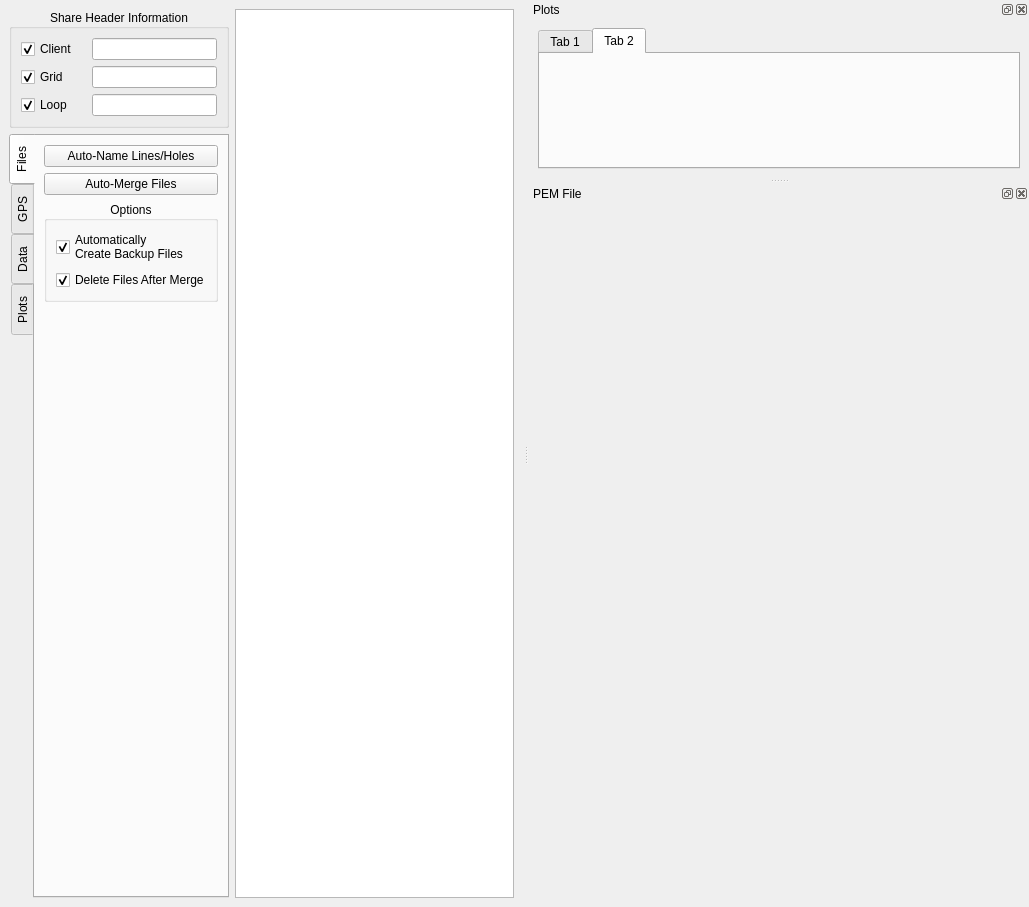
<?xml version="1.0" encoding="UTF-8"?>
<ui version="4.0">
 <class>MainWindow</class>
 <widget class="QMainWindow" name="MainWindow">
  <property name="geometry">
   <rect>
    <x>0</x>
    <y>0</y>
    <width>1029</width>
    <height>907</height>
   </rect>
  </property>
  <property name="sizePolicy">
   <sizepolicy hsizetype="Expanding" vsizetype="Expanding">
    <horstretch>0</horstretch>
    <verstretch>0</verstretch>
   </sizepolicy>
  </property>
  <property name="windowTitle">
   <string>MainWindow</string>
  </property>
  <widget class="QWidget" name="centralwidget">
   <layout class="QGridLayout" name="gridLayout">
    <item row="2" column="0">
     <widget class="QTabWidget" name="main_frame_tab">
      <property name="sizePolicy">
       <sizepolicy hsizetype="Fixed" vsizetype="MinimumExpanding">
        <horstretch>0</horstretch>
        <verstretch>0</verstretch>
       </sizepolicy>
      </property>
      <property name="maximumSize">
       <size>
        <width>220</width>
        <height>16777215</height>
       </size>
      </property>
      <property name="tabPosition">
       <enum>QTabWidget::West</enum>
      </property>
      <property name="currentIndex">
       <number>0</number>
      </property>
      <widget class="QWidget" name="main_frame_file_tab">
       <attribute name="title">
        <string>Files</string>
       </attribute>
       <layout class="QVBoxLayout" name="verticalLayout">
        <item>
         <widget class="QPushButton" name="auto_name_line_btn">
          <property name="text">
           <string>Auto-Name Lines/Holes</string>
          </property>
         </widget>
        </item>
        <item>
         <widget class="QPushButton" name="auto_merge_files_btn">
          <property name="text">
           <string>Auto-Merge Files</string>
          </property>
         </widget>
        </item>
        <item>
         <widget class="QGroupBox" name="groupBox_8">
          <property name="title">
           <string>Options</string>
          </property>
          <property name="alignment">
           <set>Qt::AlignCenter</set>
          </property>
          <layout class="QVBoxLayout" name="verticalLayout_8">
           <item>
            <widget class="QCheckBox" name="auto_create_backup_files_cbox">
             <property name="text">
              <string>Automatically
Create Backup Files</string>
             </property>
             <property name="checked">
              <bool>true</bool>
             </property>
            </widget>
           </item>
           <item>
            <widget class="QCheckBox" name="delete_merged_files_cbox">
             <property name="text">
              <string>Delete Files After Merge</string>
             </property>
             <property name="checked">
              <bool>true</bool>
             </property>
            </widget>
           </item>
          </layout>
         </widget>
        </item>
        <item>
         <spacer name="verticalSpacer_2">
          <property name="orientation">
           <enum>Qt::Vertical</enum>
          </property>
          <property name="sizeHint" stdset="0">
           <size>
            <width>20</width>
            <height>40</height>
           </size>
          </property>
         </spacer>
        </item>
       </layout>
      </widget>
      <widget class="QWidget" name="main_frame_gps_tab">
       <attribute name="title">
        <string>GPS</string>
       </attribute>
       <layout class="QVBoxLayout" name="verticalLayout_6">
        <item>
         <widget class="QGroupBox" name="groupBox_3">
          <property name="sizePolicy">
           <sizepolicy hsizetype="Preferred" vsizetype="Maximum">
            <horstretch>0</horstretch>
            <verstretch>0</verstretch>
           </sizepolicy>
          </property>
          <property name="title">
           <string> Import Options</string>
          </property>
          <property name="alignment">
           <set>Qt::AlignCenter</set>
          </property>
          <layout class="QVBoxLayout" name="verticalLayout_3">
           <item>
            <widget class="QCheckBox" name="autoSortLoopsCheckbox">
             <property name="text">
              <string>Auto-Sort Loops</string>
             </property>
             <property name="checked">
              <bool>true</bool>
             </property>
            </widget>
           </item>
           <item>
            <widget class="QCheckBox" name="autoSortStationsCheckbox">
             <property name="font">
              <font>
               <family>MS Shell Dlg 2</family>
              </font>
             </property>
             <property name="text">
              <string>Auto-Sort
Station Positions</string>
             </property>
             <property name="checked">
              <bool>true</bool>
             </property>
             <property name="tristate">
              <bool>false</bool>
             </property>
            </widget>
           </item>
          </layout>
         </widget>
        </item>
        <item>
         <widget class="QGroupBox" name="coord_system_box">
          <property name="sizePolicy">
           <sizepolicy hsizetype="Preferred" vsizetype="Maximum">
            <horstretch>0</horstretch>
            <verstretch>0</verstretch>
           </sizepolicy>
          </property>
          <property name="layoutDirection">
           <enum>Qt::LeftToRight</enum>
          </property>
          <property name="title">
           <string>Coordinate System</string>
          </property>
          <property name="alignment">
           <set>Qt::AlignCenter</set>
          </property>
          <layout class="QGridLayout" name="gridLayout_4">
           <item row="0" column="1">
            <widget class="QComboBox" name="systemCBox">
             <property name="sizePolicy">
              <sizepolicy hsizetype="Maximum" vsizetype="Fixed">
               <horstretch>0</horstretch>
               <verstretch>0</verstretch>
              </sizepolicy>
             </property>
             <property name="minimumSize">
              <size>
               <width>0</width>
               <height>0</height>
              </size>
             </property>
             <property name="maximumSize">
              <size>
               <width>120</width>
               <height>16777215</height>
              </size>
             </property>
             <property name="layoutDirection">
              <enum>Qt::LeftToRight</enum>
             </property>
            </widget>
           </item>
           <item row="2" column="1">
            <widget class="QComboBox" name="datumCBox">
             <property name="sizePolicy">
              <sizepolicy hsizetype="Maximum" vsizetype="Fixed">
               <horstretch>0</horstretch>
               <verstretch>0</verstretch>
              </sizepolicy>
             </property>
             <property name="minimumSize">
              <size>
               <width>0</width>
               <height>0</height>
              </size>
             </property>
             <property name="maximumSize">
              <size>
               <width>120</width>
               <height>16777215</height>
              </size>
             </property>
             <property name="layoutDirection">
              <enum>Qt::LeftToRight</enum>
             </property>
            </widget>
           </item>
           <item row="1" column="0">
            <widget class="QLabel" name="label_2">
             <property name="text">
              <string>Zone:</string>
             </property>
            </widget>
           </item>
           <item row="1" column="1">
            <widget class="QComboBox" name="zoneCBox">
             <property name="enabled">
              <bool>false</bool>
             </property>
             <property name="sizePolicy">
              <sizepolicy hsizetype="Maximum" vsizetype="Fixed">
               <horstretch>0</horstretch>
               <verstretch>0</verstretch>
              </sizepolicy>
             </property>
             <property name="minimumSize">
              <size>
               <width>0</width>
               <height>0</height>
              </size>
             </property>
             <property name="maximumSize">
              <size>
               <width>120</width>
               <height>16777215</height>
              </size>
             </property>
             <property name="layoutDirection">
              <enum>Qt::LeftToRight</enum>
             </property>
            </widget>
           </item>
           <item row="2" column="0">
            <widget class="QLabel" name="label_3">
             <property name="text">
              <string>Datum:</string>
             </property>
            </widget>
           </item>
           <item row="3" column="0" colspan="2">
            <widget class="QPushButton" name="reset_crs_btn">
             <property name="text">
              <string>Reset</string>
             </property>
            </widget>
           </item>
           <item row="0" column="0">
            <widget class="QLabel" name="label">
             <property name="sizePolicy">
              <sizepolicy hsizetype="Maximum" vsizetype="Preferred">
               <horstretch>0</horstretch>
               <verstretch>0</verstretch>
              </sizepolicy>
             </property>
             <property name="text">
              <string>System:</string>
             </property>
            </widget>
           </item>
          </layout>
         </widget>
        </item>
        <item>
         <spacer name="verticalSpacer">
          <property name="orientation">
           <enum>Qt::Vertical</enum>
          </property>
          <property name="sizeHint" stdset="0">
           <size>
            <width>20</width>
            <height>40</height>
           </size>
          </property>
         </spacer>
        </item>
       </layout>
      </widget>
      <widget class="QWidget" name="main_frame_data_tab">
       <attribute name="title">
        <string>Data</string>
       </attribute>
       <layout class="QVBoxLayout" name="verticalLayout_7">
        <item>
         <widget class="QGroupBox" name="groupBox_2">
          <property name="sizePolicy">
           <sizepolicy hsizetype="Preferred" vsizetype="Maximum">
            <horstretch>0</horstretch>
            <verstretch>0</verstretch>
           </sizepolicy>
          </property>
          <property name="minimumSize">
           <size>
            <width>0</width>
            <height>0</height>
           </size>
          </property>
          <property name="title">
           <string>Data Reversal</string>
          </property>
          <property name="alignment">
           <set>Qt::AlignCenter</set>
          </property>
          <layout class="QVBoxLayout" name="verticalLayout_2">
           <item>
            <widget class="QPushButton" name="reverseAllZButton">
             <property name="sizePolicy">
              <sizepolicy hsizetype="Preferred" vsizetype="Fixed">
               <horstretch>0</horstretch>
               <verstretch>0</verstretch>
              </sizepolicy>
             </property>
             <property name="minimumSize">
              <size>
               <width>0</width>
               <height>23</height>
              </size>
             </property>
             <property name="text">
              <string>+/- All Z Data</string>
             </property>
             <property name="checkable">
              <bool>false</bool>
             </property>
            </widget>
           </item>
           <item>
            <widget class="QPushButton" name="reverseAllXButton">
             <property name="sizePolicy">
              <sizepolicy hsizetype="Preferred" vsizetype="Fixed">
               <horstretch>0</horstretch>
               <verstretch>0</verstretch>
              </sizepolicy>
             </property>
             <property name="minimumSize">
              <size>
               <width>0</width>
               <height>23</height>
              </size>
             </property>
             <property name="text">
              <string>+/- All X Data</string>
             </property>
             <property name="checkable">
              <bool>false</bool>
             </property>
            </widget>
           </item>
           <item>
            <widget class="QPushButton" name="reverseAllYButton">
             <property name="sizePolicy">
              <sizepolicy hsizetype="Preferred" vsizetype="Fixed">
               <horstretch>0</horstretch>
               <verstretch>0</verstretch>
              </sizepolicy>
             </property>
             <property name="minimumSize">
              <size>
               <width>0</width>
               <height>23</height>
              </size>
             </property>
             <property name="text">
              <string>+/- All Y Data</string>
             </property>
             <property name="checkable">
              <bool>false</bool>
             </property>
            </widget>
           </item>
          </layout>
         </widget>
        </item>
        <item>
         <widget class="QPushButton" name="rename_all_repeat_stations_btn">
          <property name="text">
           <string>Auto-Rename
All Repeat Stations</string>
          </property>
         </widget>
        </item>
        <item>
         <spacer name="verticalSpacer_3">
          <property name="orientation">
           <enum>Qt::Vertical</enum>
          </property>
          <property name="sizeHint" stdset="0">
           <size>
            <width>20</width>
            <height>40</height>
           </size>
          </property>
         </spacer>
        </item>
       </layout>
      </widget>
      <widget class="QWidget" name="main_frame_plots_tab">
       <attribute name="title">
        <string>Plots</string>
       </attribute>
       <layout class="QVBoxLayout" name="verticalLayout_5">
        <item>
         <widget class="QGroupBox" name="groupBox_4">
          <property name="title">
           <string>Profile Plots</string>
          </property>
          <property name="alignment">
           <set>Qt::AlignCenter</set>
          </property>
          <property name="flat">
           <bool>false</bool>
          </property>
          <property name="checkable">
           <bool>false</bool>
          </property>
          <property name="checked">
           <bool>false</bool>
          </property>
          <layout class="QGridLayout" name="gridLayout_5">
           <item row="1" column="1">
            <widget class="QLineEdit" name="max_range_edit">
             <property name="sizePolicy">
              <sizepolicy hsizetype="Maximum" vsizetype="Fixed">
               <horstretch>0</horstretch>
               <verstretch>0</verstretch>
              </sizepolicy>
             </property>
             <property name="minimumSize">
              <size>
               <width>0</width>
               <height>0</height>
              </size>
             </property>
             <property name="maximumSize">
              <size>
               <width>125</width>
               <height>16777215</height>
              </size>
             </property>
            </widget>
           </item>
           <item row="0" column="0" colspan="2">
            <widget class="QCheckBox" name="share_range_checkbox">
             <property name="text">
              <string>Share Range</string>
             </property>
             <property name="checked">
              <bool>true</bool>
             </property>
            </widget>
           </item>
           <item row="1" column="0">
            <widget class="QLabel" name="min_range_label">
             <property name="text">
              <string>Min</string>
             </property>
            </widget>
           </item>
           <item row="5" column="0" colspan="2">
            <widget class="QCheckBox" name="hide_gaps_checkbox">
             <property name="text">
              <string>Hide Data Gaps</string>
             </property>
             <property name="checked">
              <bool>true</bool>
             </property>
            </widget>
           </item>
           <item row="2" column="0">
            <widget class="QLabel" name="max_range_label">
             <property name="text">
              <string>Max</string>
             </property>
            </widget>
           </item>
           <item row="2" column="1">
            <widget class="QLineEdit" name="min_range_edit">
             <property name="sizePolicy">
              <sizepolicy hsizetype="Maximum" vsizetype="Fixed">
               <horstretch>0</horstretch>
               <verstretch>0</verstretch>
              </sizepolicy>
             </property>
             <property name="minimumSize">
              <size>
               <width>0</width>
               <height>0</height>
              </size>
             </property>
             <property name="maximumSize">
              <size>
               <width>125</width>
               <height>16777215</height>
              </size>
             </property>
            </widget>
           </item>
           <item row="3" column="0" colspan="2">
            <widget class="QPushButton" name="reset_range_btn">
             <property name="text">
              <string>Reset</string>
             </property>
            </widget>
           </item>
           <item row="4" column="0" colspan="2">
            <widget class="Line" name="line">
             <property name="orientation">
              <enum>Qt::Horizontal</enum>
             </property>
            </widget>
           </item>
          </layout>
         </widget>
        </item>
        <item>
         <widget class="QGroupBox" name="groupBox">
          <property name="title">
           <string>Plan Map</string>
          </property>
          <property name="alignment">
           <set>Qt::AlignCenter</set>
          </property>
          <layout class="QVBoxLayout" name="verticalLayout_4">
           <item>
            <widget class="QCheckBox" name="movingLoopCBox">
             <property name="text">
              <string>Moving Loop</string>
             </property>
            </widget>
           </item>
           <item>
            <widget class="QCheckBox" name="show_loop_anno_checkbox">
             <property name="text">
              <string>Loop Annotations</string>
             </property>
            </widget>
           </item>
           <item>
            <widget class="QPushButton" name="plan_map_options_btn">
             <property name="text">
              <string>Options</string>
             </property>
            </widget>
           </item>
          </layout>
         </widget>
        </item>
        <item>
         <widget class="QGroupBox" name="groupBox_5">
          <property name="sizePolicy">
           <sizepolicy hsizetype="Minimum" vsizetype="Maximum">
            <horstretch>0</horstretch>
            <verstretch>0</verstretch>
           </sizepolicy>
          </property>
          <property name="title">
           <string>Section Plots</string>
          </property>
          <property name="alignment">
           <set>Qt::AlignCenter</set>
          </property>
          <layout class="QFormLayout" name="formLayout">
           <item row="2" column="0">
            <widget class="QLabel" name="label_4">
             <property name="text">
              <string>Hole Depth</string>
             </property>
            </widget>
           </item>
           <item row="2" column="1">
            <widget class="QLineEdit" name="section_depth_edit"/>
           </item>
           <item row="1" column="0" colspan="2">
            <widget class="QCheckBox" name="label_section_depths_cbox">
             <property name="text">
              <string>Label Ticks</string>
             </property>
            </widget>
           </item>
          </layout>
         </widget>
        </item>
        <item>
         <widget class="QGroupBox" name="groupBox_7">
          <property name="title">
           <string>PDF Output</string>
          </property>
          <property name="alignment">
           <set>Qt::AlignCenter</set>
          </property>
          <layout class="QGridLayout" name="gridLayout_7">
           <item row="3" column="0">
            <widget class="QCheckBox" name="output_step_cbox">
             <property name="text">
              <string>STEP Plot</string>
             </property>
             <property name="checked">
              <bool>true</bool>
             </property>
            </widget>
           </item>
           <item row="1" column="1">
            <widget class="QCheckBox" name="output_section_cbox">
             <property name="text">
              <string>Section Plot</string>
             </property>
             <property name="checked">
              <bool>true</bool>
             </property>
            </widget>
           </item>
           <item row="0" column="1">
            <widget class="QCheckBox" name="output_plan_map_cbox">
             <property name="text">
              <string>Plan Map</string>
             </property>
             <property name="checked">
              <bool>true</bool>
             </property>
            </widget>
           </item>
           <item row="0" column="0">
            <widget class="QCheckBox" name="output_lin_cbox">
             <property name="text">
              <string>LIN Plot</string>
             </property>
             <property name="checked">
              <bool>true</bool>
             </property>
            </widget>
           </item>
           <item row="1" column="0">
            <widget class="QCheckBox" name="output_log_cbox">
             <property name="text">
              <string>LOG Plot</string>
             </property>
             <property name="checked">
              <bool>true</bool>
             </property>
            </widget>
           </item>
          </layout>
         </widget>
        </item>
        <item>
         <spacer name="verticalSpacer_4">
          <property name="orientation">
           <enum>Qt::Vertical</enum>
          </property>
          <property name="sizeHint" stdset="0">
           <size>
            <width>20</width>
            <height>40</height>
           </size>
          </property>
         </spacer>
        </item>
        <item>
         <widget class="QPushButton" name="print_plots_btn">
          <property name="text">
           <string>Print Plots</string>
          </property>
         </widget>
        </item>
       </layout>
      </widget>
     </widget>
    </item>
    <item row="0" column="0" rowspan="2">
     <widget class="QGroupBox" name="groupBox_6">
      <property name="sizePolicy">
       <sizepolicy hsizetype="Fixed" vsizetype="Maximum">
        <horstretch>0</horstretch>
        <verstretch>0</verstretch>
       </sizepolicy>
      </property>
      <property name="maximumSize">
       <size>
        <width>230</width>
        <height>16777215</height>
       </size>
      </property>
      <property name="title">
       <string>Share Header Information</string>
      </property>
      <property name="alignment">
       <set>Qt::AlignCenter</set>
      </property>
      <layout class="QGridLayout" name="gridLayout_6">
       <item row="0" column="1">
        <widget class="QLineEdit" name="client_edit">
         <property name="sizePolicy">
          <sizepolicy hsizetype="Expanding" vsizetype="Fixed">
           <horstretch>0</horstretch>
           <verstretch>0</verstretch>
          </sizepolicy>
         </property>
         <property name="minimumSize">
          <size>
           <width>125</width>
           <height>0</height>
          </size>
         </property>
         <property name="maximumSize">
          <size>
           <width>100</width>
           <height>16777215</height>
          </size>
         </property>
         <property name="frame">
          <bool>true</bool>
         </property>
        </widget>
       </item>
       <item row="1" column="1">
        <widget class="QLineEdit" name="grid_edit">
         <property name="sizePolicy">
          <sizepolicy hsizetype="Expanding" vsizetype="Fixed">
           <horstretch>0</horstretch>
           <verstretch>0</verstretch>
          </sizepolicy>
         </property>
         <property name="minimumSize">
          <size>
           <width>125</width>
           <height>0</height>
          </size>
         </property>
         <property name="maximumSize">
          <size>
           <width>100</width>
           <height>16777215</height>
          </size>
         </property>
         <property name="frame">
          <bool>true</bool>
         </property>
        </widget>
       </item>
       <item row="2" column="1">
        <widget class="QLineEdit" name="loop_edit">
         <property name="sizePolicy">
          <sizepolicy hsizetype="Expanding" vsizetype="Fixed">
           <horstretch>0</horstretch>
           <verstretch>0</verstretch>
          </sizepolicy>
         </property>
         <property name="minimumSize">
          <size>
           <width>125</width>
           <height>0</height>
          </size>
         </property>
         <property name="maximumSize">
          <size>
           <width>100</width>
           <height>16777215</height>
          </size>
         </property>
        </widget>
       </item>
       <item row="0" column="0">
        <widget class="QCheckBox" name="share_client_cbox">
         <property name="text">
          <string>Client</string>
         </property>
         <property name="checked">
          <bool>true</bool>
         </property>
        </widget>
       </item>
       <item row="1" column="0">
        <widget class="QCheckBox" name="share_grid_cbox">
         <property name="text">
          <string>Grid</string>
         </property>
         <property name="checked">
          <bool>true</bool>
         </property>
        </widget>
       </item>
       <item row="2" column="0">
        <widget class="QCheckBox" name="share_loop_cbox">
         <property name="sizePolicy">
          <sizepolicy hsizetype="Minimum" vsizetype="Fixed">
           <horstretch>0</horstretch>
           <verstretch>0</verstretch>
          </sizepolicy>
         </property>
         <property name="text">
          <string>Loop</string>
         </property>
         <property name="checkable">
          <bool>true</bool>
         </property>
         <property name="checked">
          <bool>true</bool>
         </property>
        </widget>
       </item>
      </layout>
     </widget>
    </item>
    <item row="0" column="1" rowspan="3">
     <widget class="QTableWidget" name="table">
      <property name="sizePolicy">
       <sizepolicy hsizetype="Expanding" vsizetype="Expanding">
        <horstretch>0</horstretch>
        <verstretch>0</verstretch>
       </sizepolicy>
      </property>
      <property name="mouseTracking">
       <bool>true</bool>
      </property>
      <property name="contextMenuPolicy">
       <enum>Qt::NoContextMenu</enum>
      </property>
      <property name="sizeAdjustPolicy">
       <enum>QAbstractScrollArea::AdjustToContents</enum>
      </property>
      <property name="dragEnabled">
       <bool>false</bool>
      </property>
      <property name="alternatingRowColors">
       <bool>true</bool>
      </property>
      <property name="selectionMode">
       <enum>QAbstractItemView::ExtendedSelection</enum>
      </property>
      <property name="selectionBehavior">
       <enum>QAbstractItemView::SelectRows</enum>
      </property>
      <property name="horizontalScrollMode">
       <enum>QAbstractItemView::ScrollPerPixel</enum>
      </property>
      <attribute name="horizontalHeaderHighlightSections">
       <bool>false</bool>
      </attribute>
     </widget>
    </item>
   </layout>
  </widget>
  <widget class="QMenuBar" name="menubar">
   <property name="geometry">
    <rect>
     <x>0</x>
     <y>0</y>
     <width>1029</width>
     <height>21</height>
    </rect>
   </property>
  </widget>
  <widget class="QDockWidget" name="plotsDockWidget">
   <property name="sizePolicy">
    <sizepolicy hsizetype="MinimumExpanding" vsizetype="MinimumExpanding">
     <horstretch>50</horstretch>
     <verstretch>50</verstretch>
    </sizepolicy>
   </property>
   <property name="minimumSize">
    <size>
     <width>500</width>
     <height>83</height>
    </size>
   </property>
   <property name="windowTitle">
    <string>Plots</string>
   </property>
   <attribute name="dockWidgetArea">
    <number>2</number>
   </attribute>
   <widget class="QWidget" name="dockWidgetContents">
    <layout class="QGridLayout" name="gridLayout_2">
     <item row="0" column="0">
      <widget class="QTabWidget" name="tabWidget">
       <property name="currentIndex">
        <number>1</number>
       </property>
       <widget class="QWidget" name="tab">
        <attribute name="title">
         <string>Tab 1</string>
        </attribute>
       </widget>
       <widget class="QWidget" name="tab_2">
        <attribute name="title">
         <string>Tab 2</string>
        </attribute>
       </widget>
      </widget>
     </item>
    </layout>
   </widget>
  </widget>
  <widget class="QDockWidget" name="pemInfoDockWidget">
   <property name="floating">
    <bool>false</bool>
   </property>
   <property name="windowTitle">
    <string>PEM File</string>
   </property>
   <attribute name="dockWidgetArea">
    <number>2</number>
   </attribute>
   <widget class="QWidget" name="dockWidgetContents_2">
    <layout class="QGridLayout" name="gridLayout_3">
     <item row="0" column="0">
      <widget class="QStackedWidget" name="stackedWidget">
       <property name="sizePolicy">
        <sizepolicy hsizetype="Maximum" vsizetype="Preferred">
         <horstretch>0</horstretch>
         <verstretch>0</verstretch>
        </sizepolicy>
       </property>
       <property name="minimumSize">
        <size>
         <width>300</width>
         <height>300</height>
        </size>
       </property>
       <property name="frameShape">
        <enum>QFrame::NoFrame</enum>
       </property>
      </widget>
     </item>
    </layout>
   </widget>
  </widget>
 </widget>
 <resources/>
 <connections/>
</ui>
